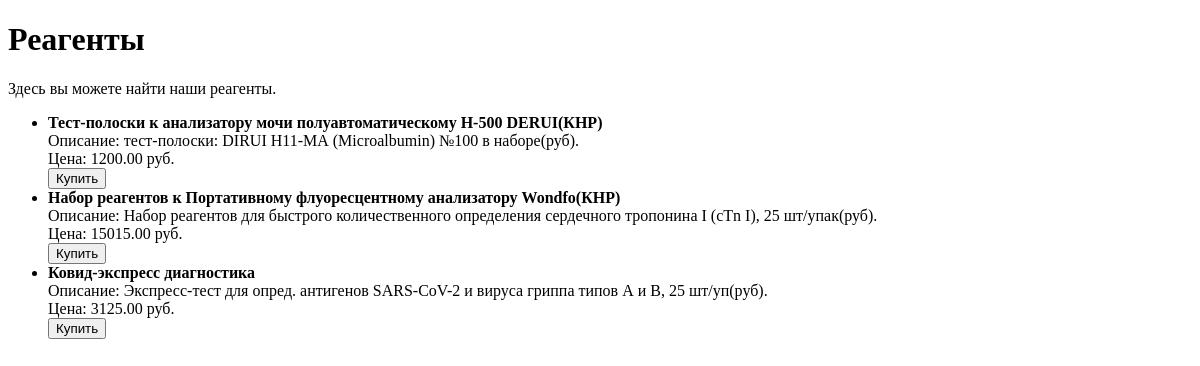
/task1/reagents/, run on an earlier commit of the app's database.
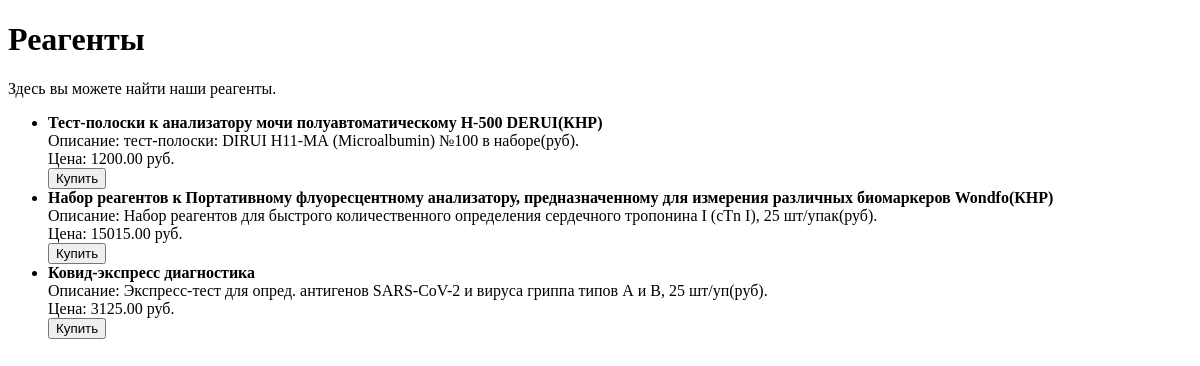
And on a later commit of the database.
### task1/models.py (models this page shows, shortened)
class Product(models.Model):
    name = models.CharField(max_length=100)
    description = models.TextField(blank=True, null=True)  # Поле description
    price = models.DecimalField(max_digits=10, decimal_places=2)

### task1/views.py (the view)
# urls.py: path('reagents/', views.reagents, name='reagents'),  # Маршрут для страницы reagents
def reagents(request):
    products = Product.objects.all()
    context = {
        'pagename': 'Реагенты',
        'content': 'Здесь вы можете найти наши реагенты.',
        'products': products,
    }
    return render(request, 'fourth_task/reagents.html', context)  #

### task1/templates/fourth_task/reagents.html (shortened to what this page needs)
<!DOCTYPE html>
<html lang="ru">
<head>
</head>
<body>
    <h1>{{ pagename }}</h1>
    <p>{{ content }}</p>
    <ul>
        {% for product in products %}
            <li>
                <strong>{{ product.name }}</strong><br>
                Описание: {{ product.description }}<br>
                Цена: {{ product.price }} руб.<br>
                <form action="{% url 'buy' product.id %}" method="post">
                    <button type="submit">Купить</button>
                </form>
            </li>
        {% endfor %}
    </ul>
</body>
</html>

What changed in the data, as far as the page shows it:
changed Product: name "Набор реагентов к Портативному флуоресцентному анализатору Wondfo(КНР)" → "Набор реагентов к Портативному флуоресцентному анализатору, предназначенному для измерения различных биомаркеров Wondfo(КНР)"
